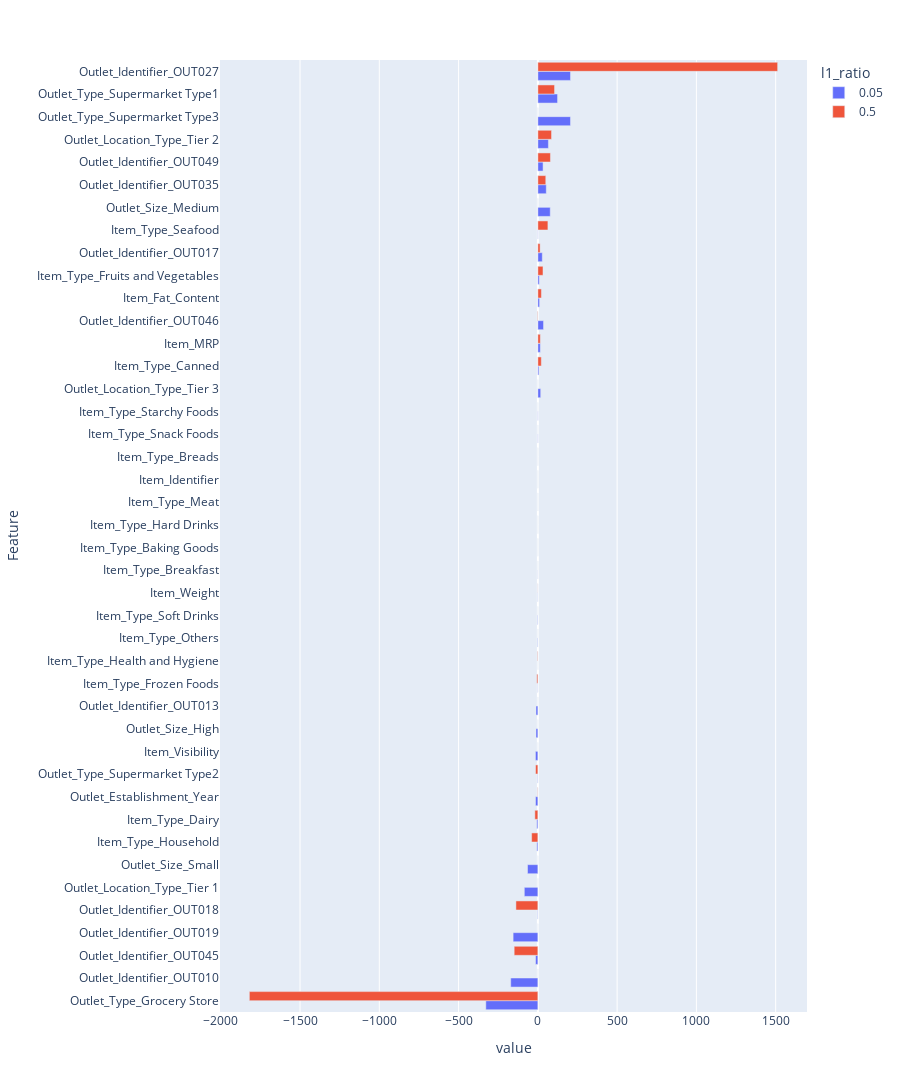

Notebook code cell kept with this figure:
### Code cell
bar_chart = pd.DataFrame({'Feature': x_train.columns,
                          '0.05': ENReg1.coef_,
                          '0.5': ENReg2.coef_})

fig = px.bar(bar_chart, x=['0.05', '0.5'], y='Feature')

fig.update_layout(legend=dict(title="l1_ratio"),
                  barmode='group',
                  height=1200,
                  yaxis={'categoryorder':'total ascending'})
fig.show()

### Figure 1 — Plotly figure (JSON) as saved in the notebook; plotly's stock layout.template omitted (floating-point values rounded to 4 significant figures)
{"data": [{"hovertemplate": "variable=0.05<br>value=%{x}<br>Feature=%{y}<extra></extra>", "legendgroup": "0.05", "marker": {"color": "#636efa", "pattern": {"shape": ""}}, "name": "0.05", "orientation": "h", "showlegend": true, "textposition": "auto", "type": "bar", "x": [-0.008422, -0.807, 10.91, -15.17, 15.57, -14.89, 0.0, 0.05255, -0.4521, 6.574, -6.928, -0.8646, 9.112, 0.0, -0.0, -6.557, -0.0, -2.128, 1.219, 1.234, -1.988, 1.277, -171.2, -11.88, 27.95, -1.806, -156.0, 205.8, 53.03, -14.49, 35.77, 32.83, -11.88, 78.12, -65.24, -85.44, 66.49, 17.95, -328.2, 124.2, -1.806, 205.8], "xaxis": "x", "y": ["Item_Identifier", "Item_Weight", "Item_Fat_Content", "Item_Visibility", "Item_MRP", "Outlet_Establishment_Year", "Item_Type_Baking Goods", "Item_Type_Breads", "Item_Type_Breakfast", "Item_Type_Canned", "Item_Type_Dairy", "Item_Type_Frozen Foods", "Item_Type_Fruits and Vegetables", "Item_Type_Hard Drinks", "Item_Type_Health and Hygiene", "Item_Type_Household", "Item_Type_Meat", "Item_Type_Others", "Item_Type_Seafood", "Item_Type_Snack Foods", "Item_Type_Soft Drinks", "Item_Type_Starchy Foods", "Outlet_Identifier_OUT010", "Outlet_Identifier_OUT013", "Outlet_Identifier_OUT017", "Outlet_Identifier_OUT018", "Outlet_Identifier_OUT019", "Outlet_Identifier_OUT027", "Outlet_Identifier_OUT035", "Outlet_Identifier_OUT045", "Outlet_Identifier_OUT046", "Outlet_Identifier_OUT049", "Outlet_Size_High", "Outlet_Size_Medium", "Outlet_Size_Small", "Outlet_Location_Type_Tier 1", "Outlet_Location_Type_Tier 2", "Outlet_Location_Type_Tier 3", "Outlet_Type_Grocery Store", "Outlet_Type_Supermarket Type1", "Outlet_Type_Supermarket Type2", "Outlet_Type_Supermarket Type3"], "yaxis": "y"}, {"hovertemplate": "variable=0.5<br>value=%{x}<br>Feature=%{y}<extra></extra>", "legendgroup": "0.5", "marker": {"color": "#EF553B", "pattern": {"shape": ""}}, "name": "0.5", "orientation": "h", "showlegend": true, "textposition": "auto", "type": "bar", "x": [0.01908, -0.5575, 22.31, -0.0, 15.57, -1.843, 0.0, 0.0, 0.0, 21.76, -18.97, -6.637, 32.43, 0.0, -2.713, -39.28, 0.0, -0.0, 63.4, -0.0, -0.0, 0.0, -0.0, 0.0, 14.29, -138.4, -0.0, 1512.0, 50.0, -149.4, -2.659, 79.45, 0.0, 0.0, -0.0, -0.0, 86.27, -0.0, -1820.0, 105.3, -14.45, 0.0], "xaxis": "x", "y": ["Item_Identifier", "Item_Weight", "Item_Fat_Content", "Item_Visibility", "Item_MRP", "Outlet_Establishment_Year", "Item_Type_Baking Goods", "Item_Type_Breads", "Item_Type_Breakfast", "Item_Type_Canned", "Item_Type_Dairy", "Item_Type_Frozen Foods", "Item_Type_Fruits and Vegetables", "Item_Type_Hard Drinks", "Item_Type_Health and Hygiene", "Item_Type_Household", "Item_Type_Meat", "Item_Type_Others", "Item_Type_Seafood", "Item_Type_Snack Foods", "Item_Type_Soft Drinks", "Item_Type_Starchy Foods", "Outlet_Identifier_OUT010", "Outlet_Identifier_OUT013", "Outlet_Identifier_OUT017", "Outlet_Identifier_OUT018", "Outlet_Identifier_OUT019", "Outlet_Identifier_OUT027", "Outlet_Identifier_OUT035", "Outlet_Identifier_OUT045", "Outlet_Identifier_OUT046", "Outlet_Identifier_OUT049", "Outlet_Size_High", "Outlet_Size_Medium", "Outlet_Size_Small", "Outlet_Location_Type_Tier 1", "Outlet_Location_Type_Tier 2", "Outlet_Location_Type_Tier 3", "Outlet_Type_Grocery Store", "Outlet_Type_Supermarket Type1", "Outlet_Type_Supermarket Type2", "Outlet_Type_Supermarket Type3"], "yaxis": "y"}], "layout": {"barmode": "group", "height": 1200, "legend": {"title": {"text": "l1_ratio"}, "tracegroupgap": 0}, "margin": {"t": 60}, "xaxis": {"anchor": "y", "domain": [0, 1], "title": {"text": "value"}}, "yaxis": {"anchor": "x", "categoryorder": "total ascending", "domain": [0, 1], "title": {"text": "Feature"}}}}
